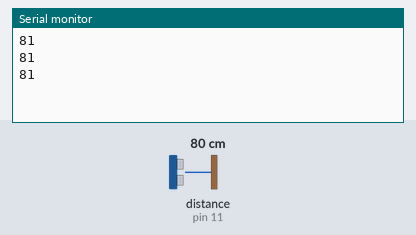
Bench run of a sketch on a simulated Arduino Uno, built with avr-gcc and run on an emulated ATmega328P. On the bench: the last lines printed to the serial monitor. Inputs (shaded band) come from the test bench; at power-on: distance to the obstacle (sensor on pin 11) 80 cm.

Above: at 1.3 s.
1.4 s: distance to the obstacle (sensor on pin 11) set to 2 cm
At 1.9 s:
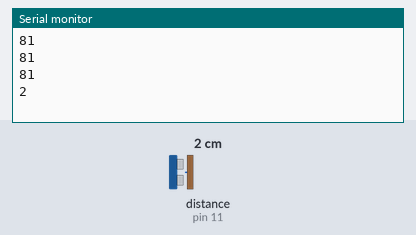
2.9 s: distance to the obstacle (sensor on pin 11) set to 4 cm
At 3.4 s:
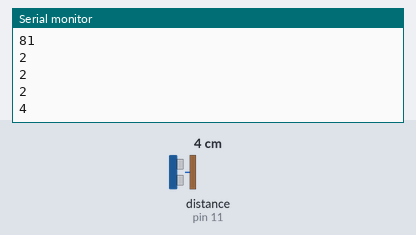
Timing chart, 0 to 5.9 s (numbered marks = the images above; inputs shaded):
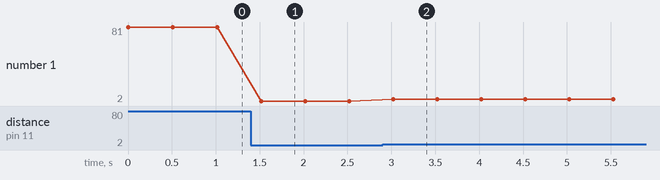

Measured:
- after the input at 1.4 s, the serial monitor: prints a new line after 0.12 s (image 1)
- after the input at 2.9 s, the serial monitor: prints a new line after 0.12 s (image 2)
- plotted number 1: 81 → 2 after the input at 1.4 s, 2 → 4 after the input at 2.9 s

The sketch:

Ultrasonic_distance_measurement_by_NewPing.ino
```cpp
#include<NewPing.h>

NewPing SonarA(10,11,300);

void setup()
{
  Serial.begin(9600);
}

void loop()
{
  int distance = SonarA.ping_cm();
  Serial.println(distance);
  delay(500);

}
```
